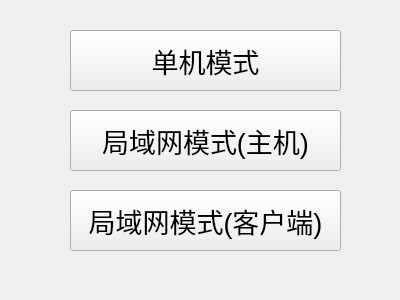
<?xml version="1.0" encoding="UTF-8"?>
<ui version="4.0">
 <class>Form1</class>
 <widget class="QWidget" name="Form1">
  <property name="geometry">
   <rect>
    <x>0</x>
    <y>0</y>
    <width>400</width>
    <height>300</height>
   </rect>
  </property>
  <property name="windowTitle">
   <string>21点启动界面</string>
  </property>
  <widget class="QPushButton" name="Single">
   <property name="geometry">
    <rect>
     <x>70</x>
     <y>30</y>
     <width>271</width>
     <height>61</height>
    </rect>
   </property>
   <property name="font">
    <font>
     <pointsize>20</pointsize>
    </font>
   </property>
   <property name="text">
    <string>单机模式</string>
   </property>
  </widget>
  <widget class="QPushButton" name="Host">
   <property name="geometry">
    <rect>
     <x>70</x>
     <y>110</y>
     <width>271</width>
     <height>61</height>
    </rect>
   </property>
   <property name="font">
    <font>
     <pointsize>20</pointsize>
    </font>
   </property>
   <property name="text">
    <string>局域网模式(主机)</string>
   </property>
  </widget>
  <widget class="QPushButton" name="Client">
   <property name="geometry">
    <rect>
     <x>70</x>
     <y>190</y>
     <width>271</width>
     <height>61</height>
    </rect>
   </property>
   <property name="font">
    <font>
     <pointsize>20</pointsize>
    </font>
   </property>
   <property name="text">
    <string>局域网模式(客户端)</string>
   </property>
  </widget>
 </widget>
 <resources/>
 <connections/>
</ui>
